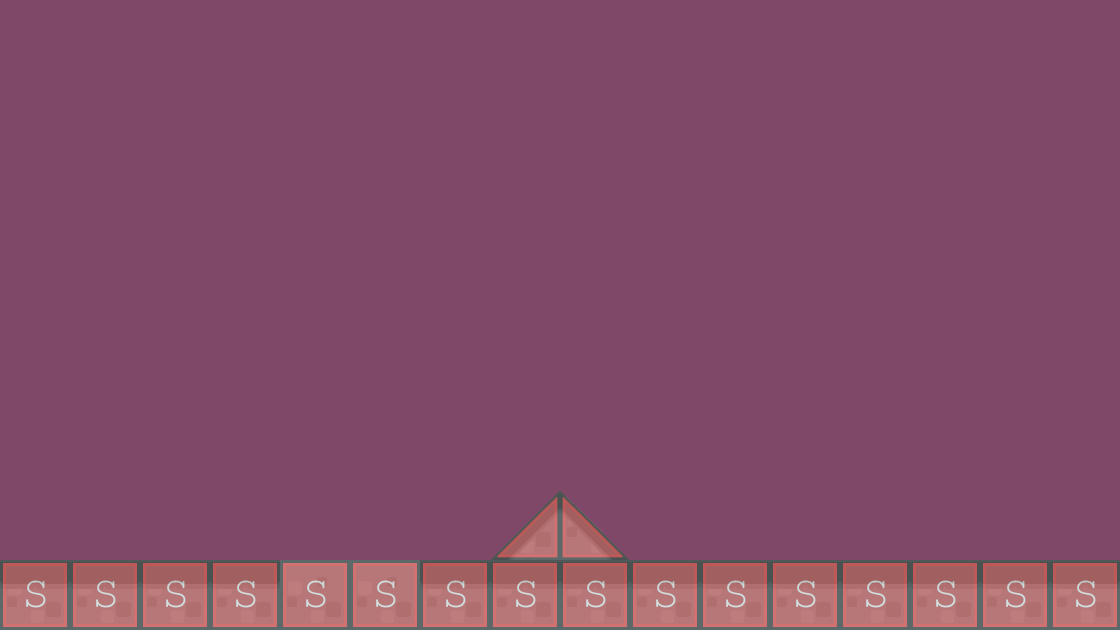

A 2D game scene composited from a Tiled map and its tileset images. What follows is a short description and the map's XML, with each tile layer's data collapsed to a summary:
An orthogonal 16x9 tile map with 70x70 px tiles, 2 tile layers (background1, collision), 2 tilesets and 2 objects (EnemyBase, PlayerBase).

<map version="1.0" orientation="orthogonal" renderorder="right-down" width="16" height="9" tilewidth="70" tileheight="70" backgroundcolor="#804868">
 <tileset firstgid="1" name="background-tiles" tilewidth="70" tileheight="70">
  <image source="../img/background-tiles.png" width="910" height="910" />
 </tileset>
 <tileset firstgid="170" name="meta-tiles" tilewidth="70" tileheight="70">
  <image source="../img/meta-tiles.png" width="350" height="70" />
  <tile id="1">
   <properties>
    <property name="type" value="lslope" />
   </properties>
  </tile>
  <tile id="3">
   <properties>
    <property name="type" value="rslope" />
   </properties>
  </tile>
  <tile id="4">
   <properties>
    <property name="type" value="solid" />
   </properties>
  </tile>
 </tileset>
 <layer name="background1" width="16" height="9">
  <data>[144 cells, 18 non-empty, 4 distinct tile ids]</data>
 </layer>
 <layer name="collision" width="16" height="9" opacity="0.46">
  <data>[144 cells, 18 non-empty, 3 distinct tile ids]</data>
 </layer>
 <objectgroup name="BaseEntities">
  <object name="EnemyBase" x="914" y="424" width="64" height="134">
   <properties>
    <property name="EnemyBase" value="" />
   </properties>
  </object>
  <object name="PlayerBase" x="142" y="420" width="64" height="142">
   <properties>
    <property name="PlayerBase" value="" />
   </properties>
  </object>
 </objectgroup>
</map>
